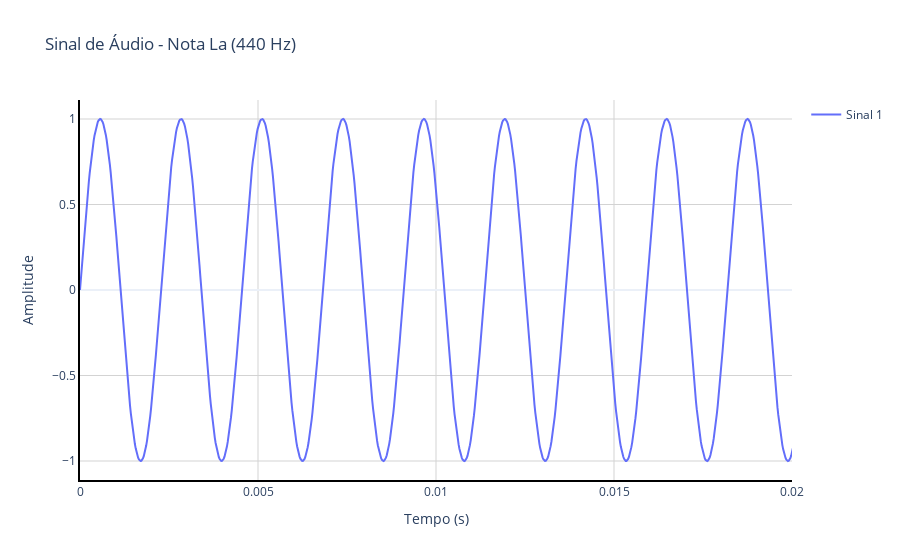

Write notebook code for a chart like this one.
### Markdown cell above
Não é possível enxergar o sinal ainda devido a quantidade de amostras, pois são 44.100 a cada segundo!

:::{tip} Dica
Você pode utilizar o mouse no gráfico acima para realizar uma verificação mais detalhada em um pequeno instante no eixo do tempo.
::: 

Vamos então tentar "ampliar" a visualização do sinal para que seja exibido entre 0s e 0,02s (ou 20ms). Veja abaixo:

### Code cell
utils.plot_signal(
    audio_time_vector,
    note_la,
    t_inicial=0,
    t_final=0.02,
    title="Sinal de Áudio - Nota La (440 Hz)",
    x_title="Tempo (s)",
    y_title="Amplitude",
)

### Figure 1 — Plotly figure (JSON) as saved in the notebook; plotly's stock layout.template omitted (floating-point values rounded to 4 significant figures; data arrays with more than 128 entries replaced by an {"elided": "..."} marker saying what was removed)
{"data": [{"mode": "lines", "name": "Sinal 1", "type": "scatter", "x": {"elided": "88200 float values"}, "y": {"elided": "88200 float values"}}], "layout": {"hovermode": "x", "showlegend": true, "title": {"text": "Sinal de Áudio - Nota La (440 Hz)"}, "xaxis": {"gridcolor": "lightgray", "linecolor": "black", "linewidth": 2, "range": [0, 0.02], "showgrid": true, "showline": true, "title": {"text": "Tempo (s)"}, "zeroline": true}, "yaxis": {"gridcolor": "lightgray", "linecolor": "black", "linewidth": 2, "showgrid": true, "showline": true, "title": {"text": "Amplitude"}, "zeroline": true}}}
